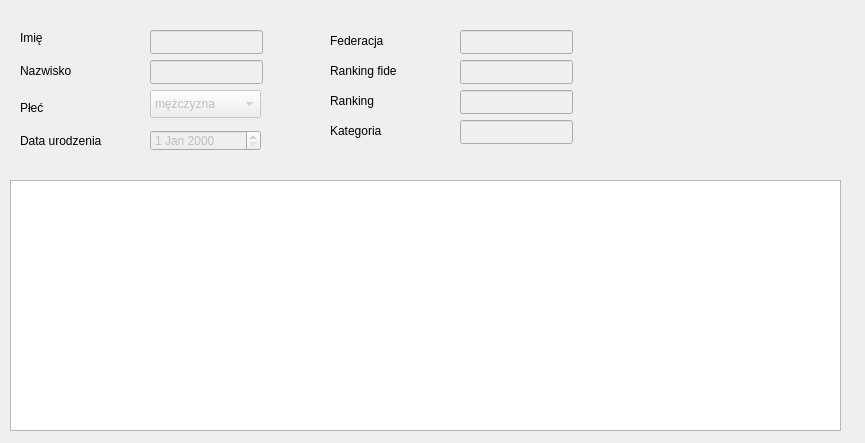
<?xml version="1.0" encoding="UTF-8"?>
<ui version="4.0">
 <class>PlayerResults</class>
 <widget class="QDialog" name="PlayerResults">
  <property name="geometry">
   <rect>
    <x>0</x>
    <y>0</y>
    <width>865</width>
    <height>443</height>
   </rect>
  </property>
  <property name="windowTitle">
   <string>Dialog</string>
  </property>
  <widget class="QLabel" name="label_3">
   <property name="geometry">
    <rect>
     <x>20</x>
     <y>100</y>
     <width>49</width>
     <height>16</height>
    </rect>
   </property>
   <property name="font">
    <font>
     <family>Liberation Sans</family>
    </font>
   </property>
   <property name="text">
    <string>Płeć</string>
   </property>
  </widget>
  <widget class="QLineEdit" name="txt_fide">
   <property name="enabled">
    <bool>false</bool>
   </property>
   <property name="geometry">
    <rect>
     <x>460</x>
     <y>60</y>
     <width>113</width>
     <height>24</height>
    </rect>
   </property>
   <property name="text">
    <string/>
   </property>
  </widget>
  <widget class="QLabel" name="label">
   <property name="geometry">
    <rect>
     <x>20</x>
     <y>30</y>
     <width>49</width>
     <height>16</height>
    </rect>
   </property>
   <property name="font">
    <font>
     <family>Liberation Sans</family>
    </font>
   </property>
   <property name="text">
    <string>Imię</string>
   </property>
  </widget>
  <widget class="QLineEdit" name="txt_name">
   <property name="enabled">
    <bool>false</bool>
   </property>
   <property name="geometry">
    <rect>
     <x>150</x>
     <y>30</y>
     <width>113</width>
     <height>24</height>
    </rect>
   </property>
   <property name="text">
    <string/>
   </property>
  </widget>
  <widget class="QLabel" name="label_7">
   <property name="geometry">
    <rect>
     <x>330</x>
     <y>90</y>
     <width>71</width>
     <height>21</height>
    </rect>
   </property>
   <property name="font">
    <font>
     <family>Liberation Sans</family>
    </font>
   </property>
   <property name="text">
    <string>Ranking</string>
   </property>
  </widget>
  <widget class="QLabel" name="label_8">
   <property name="geometry">
    <rect>
     <x>330</x>
     <y>120</y>
     <width>71</width>
     <height>21</height>
    </rect>
   </property>
   <property name="font">
    <font>
     <family>Liberation Sans</family>
    </font>
   </property>
   <property name="text">
    <string>Kategoria</string>
   </property>
  </widget>
  <widget class="QLineEdit" name="txt_rating">
   <property name="enabled">
    <bool>false</bool>
   </property>
   <property name="geometry">
    <rect>
     <x>460</x>
     <y>90</y>
     <width>113</width>
     <height>24</height>
    </rect>
   </property>
   <property name="text">
    <string/>
   </property>
  </widget>
  <widget class="QLineEdit" name="txt_surname">
   <property name="enabled">
    <bool>false</bool>
   </property>
   <property name="geometry">
    <rect>
     <x>150</x>
     <y>60</y>
     <width>113</width>
     <height>24</height>
    </rect>
   </property>
   <property name="text">
    <string/>
   </property>
  </widget>
  <widget class="QComboBox" name="txt_sex">
   <property name="enabled">
    <bool>false</bool>
   </property>
   <property name="geometry">
    <rect>
     <x>150</x>
     <y>90</y>
     <width>111</width>
     <height>28</height>
    </rect>
   </property>
   <item>
    <property name="text">
     <string>mężczyzna</string>
    </property>
   </item>
   <item>
    <property name="text">
     <string>kobieta</string>
    </property>
   </item>
  </widget>
  <widget class="QLineEdit" name="txt_category">
   <property name="enabled">
    <bool>false</bool>
   </property>
   <property name="geometry">
    <rect>
     <x>460</x>
     <y>120</y>
     <width>113</width>
     <height>24</height>
    </rect>
   </property>
   <property name="text">
    <string/>
   </property>
  </widget>
  <widget class="QDateEdit" name="txt_date">
   <property name="enabled">
    <bool>false</bool>
   </property>
   <property name="geometry">
    <rect>
     <x>150</x>
     <y>130</y>
     <width>111</width>
     <height>21</height>
    </rect>
   </property>
  </widget>
  <widget class="QLabel" name="label_2">
   <property name="geometry">
    <rect>
     <x>20</x>
     <y>60</y>
     <width>71</width>
     <height>21</height>
    </rect>
   </property>
   <property name="font">
    <font>
     <family>Liberation Sans</family>
    </font>
   </property>
   <property name="text">
    <string>Nazwisko</string>
   </property>
  </widget>
  <widget class="QLineEdit" name="txt_federation">
   <property name="enabled">
    <bool>false</bool>
   </property>
   <property name="geometry">
    <rect>
     <x>460</x>
     <y>30</y>
     <width>113</width>
     <height>24</height>
    </rect>
   </property>
   <property name="text">
    <string/>
   </property>
  </widget>
  <widget class="QLabel" name="label_5">
   <property name="geometry">
    <rect>
     <x>330</x>
     <y>30</y>
     <width>71</width>
     <height>21</height>
    </rect>
   </property>
   <property name="font">
    <font>
     <family>Liberation Sans</family>
    </font>
   </property>
   <property name="text">
    <string>Federacja</string>
   </property>
  </widget>
  <widget class="QLabel" name="label_6">
   <property name="geometry">
    <rect>
     <x>330</x>
     <y>60</y>
     <width>91</width>
     <height>21</height>
    </rect>
   </property>
   <property name="font">
    <font>
     <family>Liberation Sans</family>
    </font>
   </property>
   <property name="text">
    <string>Ranking fide</string>
   </property>
  </widget>
  <widget class="QLabel" name="label_4">
   <property name="geometry">
    <rect>
     <x>20</x>
     <y>130</y>
     <width>101</width>
     <height>21</height>
    </rect>
   </property>
   <property name="font">
    <font>
     <family>Liberation Sans</family>
    </font>
   </property>
   <property name="text">
    <string>Data urodzenia</string>
   </property>
  </widget>
  <widget class="QTableView" name="table_player_results">
   <property name="geometry">
    <rect>
     <x>10</x>
     <y>180</y>
     <width>831</width>
     <height>251</height>
    </rect>
   </property>
  </widget>
 </widget>
 <resources/>
 <connections/>
</ui>
